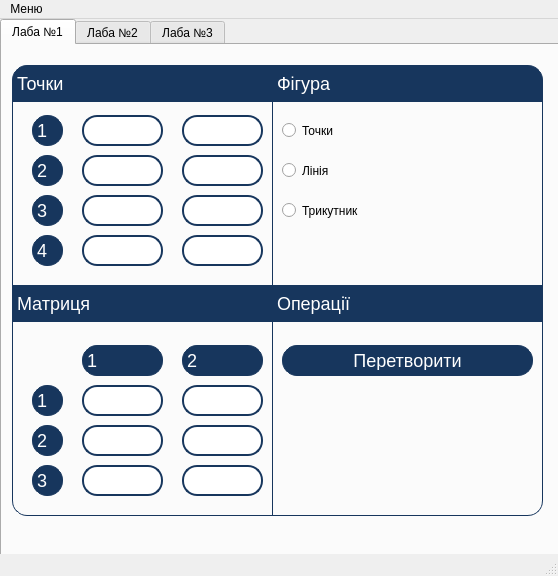
<?xml version="1.0" encoding="UTF-8"?>
<ui version="4.0">
 <class>MainWindow</class>
 <widget class="QMainWindow" name="MainWindow">
  <property name="geometry">
   <rect>
    <x>0</x>
    <y>0</y>
    <width>558</width>
    <height>576</height>
   </rect>
  </property>
  <property name="windowTitle">
   <string>Програма для перетворень</string>
  </property>
  <widget class="QWidget" name="centralwidget">
   <widget class="QTabWidget" name="tabWidget">
    <property name="geometry">
     <rect>
      <x>0</x>
      <y>0</y>
      <width>1111</width>
      <height>671</height>
     </rect>
    </property>
    <property name="styleSheet">
     <string notr="true">font: 16pt &quot;Century Gothic&quot;;</string>
    </property>
    <property name="currentIndex">
     <number>0</number>
    </property>
    <widget class="QWidget" name="tab">
     <attribute name="title">
      <string>Лаба №1</string>
     </attribute>
     <widget class="QLabel" name="label_3">
      <property name="geometry">
       <rect>
        <x>10</x>
        <y>20</y>
        <width>261</width>
        <height>37</height>
       </rect>
      </property>
      <property name="styleSheet">
       <string notr="true">QLabel {
        qproperty-alignment: AlignCenter;
	border: 1px solid #FF17365D;
	border-top-left-radius: 15px;
	border-top-right-radius: 0px;
	background-color: #FF17365D;
	padding: 5px 0px;
	color: rgb(255, 255, 255);
	max-height: 25px;
        font-size: 18px;
}</string>
      </property>
      <property name="text">
       <string>Точки</string>
      </property>
     </widget>
     <widget class="QFrame" name="frame_2">
      <property name="geometry">
       <rect>
        <x>10</x>
        <y>50</y>
        <width>261</width>
        <height>191</height>
       </rect>
      </property>
      <property name="styleSheet">
       <string notr="true">QFrame {
	border: 1px solid #FF17365D;
	border-bottom-left-radius: 0px;
	border-bottom-right-radius: 0px;
}</string>
      </property>
      <property name="frameShape">
       <enum>QFrame::StyledPanel</enum>
      </property>
      <property name="frameShadow">
       <enum>QFrame::Raised</enum>
      </property>
      <widget class="QLineEdit" name="Point_0_0">
       <property name="geometry">
        <rect>
         <x>70</x>
         <y>20</y>
         <width>81</width>
         <height>31</height>
        </rect>
       </property>
       <property name="styleSheet">
        <string notr="true">QLineEdit {
	font: 10pt &quot;MS Shell Dlg 2&quot;;
	qproperty-alignment: AlignCenter;
	border: 2px solid #FF17365D;
	border-top-left-radius: 15px;
	border-top-right-radius: 15px;
	border-bottom-left-radius: 15px;
	border-bottom-right-radius: 15px;
}</string>
       </property>
       <property name="text">
        <string/>
       </property>
      </widget>
      <widget class="QLineEdit" name="Point_0_1">
       <property name="geometry">
        <rect>
         <x>170</x>
         <y>20</y>
         <width>81</width>
         <height>31</height>
        </rect>
       </property>
       <property name="styleSheet">
        <string notr="true">QLineEdit {
	font: 10pt &quot;MS Shell Dlg 2&quot;;
	qproperty-alignment: AlignCenter;
	border: 2px solid #FF17365D;
	border-top-left-radius: 15px;
	border-top-right-radius: 15px;
	border-bottom-left-radius: 15px;
	border-bottom-right-radius: 15px;
}</string>
       </property>
       <property name="text">
        <string/>
       </property>
      </widget>
      <widget class="QLineEdit" name="Point_1_0">
       <property name="geometry">
        <rect>
         <x>70</x>
         <y>60</y>
         <width>81</width>
         <height>31</height>
        </rect>
       </property>
       <property name="styleSheet">
        <string notr="true">QLineEdit {
	font: 10pt &quot;MS Shell Dlg 2&quot;;
	qproperty-alignment: AlignCenter;
	border: 2px solid #FF17365D;
	border-top-left-radius: 15px;
	border-top-right-radius: 15px;
	border-bottom-left-radius: 15px;
	border-bottom-right-radius: 15px;
}</string>
       </property>
       <property name="text">
        <string/>
       </property>
      </widget>
      <widget class="QLineEdit" name="Point_1_1">
       <property name="geometry">
        <rect>
         <x>170</x>
         <y>60</y>
         <width>81</width>
         <height>31</height>
        </rect>
       </property>
       <property name="styleSheet">
        <string notr="true">QLineEdit {
	font: 10pt &quot;MS Shell Dlg 2&quot;;
	qproperty-alignment: AlignCenter;
	border: 2px solid #FF17365D;
	border-top-left-radius: 15px;
	border-top-right-radius: 15px;
	border-bottom-left-radius: 15px;
	border-bottom-right-radius: 15px;
}</string>
       </property>
       <property name="text">
        <string/>
       </property>
      </widget>
      <widget class="QLineEdit" name="Point_2_0">
       <property name="geometry">
        <rect>
         <x>70</x>
         <y>100</y>
         <width>81</width>
         <height>31</height>
        </rect>
       </property>
       <property name="styleSheet">
        <string notr="true">QLineEdit {
	font: 10pt &quot;MS Shell Dlg 2&quot;;
	qproperty-alignment: AlignCenter;
	border: 2px solid #FF17365D;
	border-top-left-radius: 15px;
	border-top-right-radius: 15px;
	border-bottom-left-radius: 15px;
	border-bottom-right-radius: 15px;
}</string>
       </property>
       <property name="text">
        <string/>
       </property>
      </widget>
      <widget class="QLineEdit" name="Point_2_1">
       <property name="geometry">
        <rect>
         <x>170</x>
         <y>100</y>
         <width>81</width>
         <height>31</height>
        </rect>
       </property>
       <property name="styleSheet">
        <string notr="true">QLineEdit {
	font: 10pt &quot;MS Shell Dlg 2&quot;;
	qproperty-alignment: AlignCenter;
	border: 2px solid #FF17365D;
	border-top-left-radius: 15px;
	border-top-right-radius: 15px;
	border-bottom-left-radius: 15px;
	border-bottom-right-radius: 15px;
}</string>
       </property>
       <property name="text">
        <string/>
       </property>
      </widget>
      <widget class="QLineEdit" name="Point_3_0">
       <property name="geometry">
        <rect>
         <x>70</x>
         <y>140</y>
         <width>81</width>
         <height>31</height>
        </rect>
       </property>
       <property name="styleSheet">
        <string notr="true">QLineEdit {
	font: 10pt &quot;MS Shell Dlg 2&quot;;
	qproperty-alignment: AlignCenter;
	border: 2px solid #FF17365D;
	border-top-left-radius: 15px;
	border-top-right-radius: 15px;
	border-bottom-left-radius: 15px;
	border-bottom-right-radius: 15px;
}</string>
       </property>
       <property name="text">
        <string/>
       </property>
      </widget>
      <widget class="QLabel" name="label_4">
       <property name="geometry">
        <rect>
         <x>20</x>
         <y>20</y>
         <width>31</width>
         <height>31</height>
        </rect>
       </property>
       <property name="styleSheet">
        <string notr="true">QLabel {
    qproperty-alignment: AlignCenter;
	border: 1px solid #FF17365D;
	border-top-left-radius: 15px;
	border-top-right-radius: 15px;
	border-bottom-left-radius: 15px;
	border-bottom-right-radius: 15px;
	background-color: #FF17365D;
	padding: 5px 0px;
	color: rgb(255, 255, 255);
	max-height: 25px;
    font-size: 18px;
}</string>
       </property>
       <property name="text">
        <string>1</string>
       </property>
      </widget>
      <widget class="QLabel" name="label_5">
       <property name="geometry">
        <rect>
         <x>20</x>
         <y>60</y>
         <width>31</width>
         <height>31</height>
        </rect>
       </property>
       <property name="styleSheet">
        <string notr="true">QLabel {
    qproperty-alignment: AlignCenter;
	border: 1px solid #FF17365D;
	border-top-left-radius: 15px;
	border-top-right-radius: 15px;
	border-bottom-left-radius: 15px;
	border-bottom-right-radius: 15px;
	background-color: #FF17365D;
	padding: 5px 0px;
	color: rgb(255, 255, 255);
	max-height: 25px;
    font-size: 18px;
}</string>
       </property>
       <property name="text">
        <string>2</string>
       </property>
      </widget>
      <widget class="QLabel" name="label_6">
       <property name="geometry">
        <rect>
         <x>20</x>
         <y>100</y>
         <width>31</width>
         <height>31</height>
        </rect>
       </property>
       <property name="styleSheet">
        <string notr="true">QLabel {
    qproperty-alignment: AlignCenter;
	border: 1px solid #FF17365D;
	border-top-left-radius: 15px;
	border-top-right-radius: 15px;
	border-bottom-left-radius: 15px;
	border-bottom-right-radius: 15px;
	background-color: #FF17365D;
	padding: 5px 0px;
	color: rgb(255, 255, 255);
	max-height: 25px;
    font-size: 18px;
}</string>
       </property>
       <property name="text">
        <string>3</string>
       </property>
      </widget>
      <widget class="QLabel" name="label_7">
       <property name="geometry">
        <rect>
         <x>20</x>
         <y>140</y>
         <width>31</width>
         <height>31</height>
        </rect>
       </property>
       <property name="styleSheet">
        <string notr="true">QLabel {
    qproperty-alignment: AlignCenter;
	border: 1px solid #FF17365D;
	border-top-left-radius: 15px;
	border-top-right-radius: 15px;
	border-bottom-left-radius: 15px;
	border-bottom-right-radius: 15px;
	background-color: #FF17365D;
	padding: 5px 0px;
	color: rgb(255, 255, 255);
	max-height: 25px;
    font-size: 18px;
}</string>
       </property>
       <property name="text">
        <string>4</string>
       </property>
      </widget>
      <widget class="QLineEdit" name="Point_3_1">
       <property name="geometry">
        <rect>
         <x>170</x>
         <y>140</y>
         <width>81</width>
         <height>31</height>
        </rect>
       </property>
       <property name="styleSheet">
        <string notr="true">QLineEdit {
	font: 10pt &quot;MS Shell Dlg 2&quot;;
	qproperty-alignment: AlignCenter;
	border: 2px solid #FF17365D;
	border-top-left-radius: 15px;
	border-top-right-radius: 15px;
	border-bottom-left-radius: 15px;
	border-bottom-right-radius: 15px;
}</string>
       </property>
       <property name="text">
        <string/>
       </property>
      </widget>
     </widget>
     <widget class="QLabel" name="label_8">
      <property name="geometry">
       <rect>
        <x>270</x>
        <y>20</y>
        <width>271</width>
        <height>37</height>
       </rect>
      </property>
      <property name="styleSheet">
       <string notr="true">QLabel {
        qproperty-alignment: AlignCenter;
	border: 1px solid #FF17365D;
	border-top-left-radius: 0px;
	border-top-right-radius: 15px;
	background-color: #FF17365D;
	padding: 5px 0px;
	color: rgb(255, 255, 255);
	max-height: 25px;
        font-size: 18px;
}</string>
      </property>
      <property name="text">
       <string>Фігура</string>
      </property>
     </widget>
     <widget class="QFrame" name="frame_3">
      <property name="geometry">
       <rect>
        <x>270</x>
        <y>50</y>
        <width>271</width>
        <height>191</height>
       </rect>
      </property>
      <property name="styleSheet">
       <string notr="true">QFrame {
	border: 1px solid #FF17365D;
	border-bottom-left-radius: 0px;
	border-bottom-right-radius: 0px;
	border-top-right-radius: 0px;
}</string>
      </property>
      <property name="frameShape">
       <enum>QFrame::StyledPanel</enum>
      </property>
      <property name="frameShadow">
       <enum>QFrame::Raised</enum>
      </property>
      <widget class="QRadioButton" name="radioButton_1">
       <property name="geometry">
        <rect>
         <x>10</x>
         <y>20</y>
         <width>251</width>
         <height>31</height>
        </rect>
       </property>
       <property name="styleSheet">
        <string notr="true">QRadioButton{	
	font: 14pt &quot;MS Shell Dlg 2&quot;;
}</string>
       </property>
       <property name="text">
        <string>Точки</string>
       </property>
      </widget>
      <widget class="QRadioButton" name="radioButton_2">
       <property name="geometry">
        <rect>
         <x>10</x>
         <y>60</y>
         <width>251</width>
         <height>31</height>
        </rect>
       </property>
       <property name="styleSheet">
        <string notr="true">QRadioButton{	
	font: 14pt &quot;MS Shell Dlg 2&quot;;

}</string>
       </property>
       <property name="text">
        <string>Лінія</string>
       </property>
      </widget>
      <widget class="QRadioButton" name="radioButton_3">
       <property name="geometry">
        <rect>
         <x>10</x>
         <y>100</y>
         <width>251</width>
         <height>31</height>
        </rect>
       </property>
       <property name="styleSheet">
        <string notr="true">QRadioButton{	
	font: 14pt &quot;MS Shell Dlg 2&quot;;

}</string>
       </property>
       <property name="text">
        <string>Трикутник</string>
       </property>
      </widget>
     </widget>
     <widget class="QLabel" name="label_9">
      <property name="geometry">
       <rect>
        <x>10</x>
        <y>240</y>
        <width>261</width>
        <height>37</height>
       </rect>
      </property>
      <property name="styleSheet">
       <string notr="true">QLabel {
        qproperty-alignment: AlignCenter;
	border: 1px solid #FF17365D;

	background-color: #FF17365D;
	padding: 5px 0px;
	color: rgb(255, 255, 255);
	max-height: 25px;
        font-size: 18px;
}</string>
      </property>
      <property name="text">
       <string>Матриця</string>
      </property>
     </widget>
     <widget class="QFrame" name="frame_4">
      <property name="geometry">
       <rect>
        <x>10</x>
        <y>270</y>
        <width>261</width>
        <height>201</height>
       </rect>
      </property>
      <property name="styleSheet">
       <string notr="true">QFrame {
	border: 1px solid #FF17365D;
	border-bottom-left-radius: 15px;
	border-bottom-right-radius: 0px;
}</string>
      </property>
      <property name="frameShape">
       <enum>QFrame::StyledPanel</enum>
      </property>
      <property name="frameShadow">
       <enum>QFrame::Raised</enum>
      </property>
      <widget class="QLineEdit" name="Matrix_0_1">
       <property name="geometry">
        <rect>
         <x>70</x>
         <y>70</y>
         <width>81</width>
         <height>31</height>
        </rect>
       </property>
       <property name="styleSheet">
        <string notr="true">QLineEdit {
	font: 10pt &quot;MS Shell Dlg 2&quot;;
	qproperty-alignment: AlignCenter;
	border: 2px solid #FF17365D;
	border-top-left-radius: 15px;
	border-top-right-radius: 15px;
	border-bottom-left-radius: 15px;
	border-bottom-right-radius: 15px;
}</string>
       </property>
       <property name="text">
        <string/>
       </property>
      </widget>
      <widget class="QLabel" name="label_10">
       <property name="geometry">
        <rect>
         <x>20</x>
         <y>150</y>
         <width>31</width>
         <height>31</height>
        </rect>
       </property>
       <property name="styleSheet">
        <string notr="true">QLabel {
    qproperty-alignment: AlignCenter;
	border: 1px solid #FF17365D;
	border-top-left-radius: 15px;
	border-top-right-radius: 15px;
	border-bottom-left-radius: 15px;
	border-bottom-right-radius: 15px;
	background-color: #FF17365D;
	padding: 5px 0px;
	color: rgb(255, 255, 255);
	max-height: 25px;
    font-size: 18px;
}</string>
       </property>
       <property name="text">
        <string>3</string>
       </property>
      </widget>
      <widget class="QLabel" name="label_11">
       <property name="geometry">
        <rect>
         <x>20</x>
         <y>70</y>
         <width>31</width>
         <height>31</height>
        </rect>
       </property>
       <property name="styleSheet">
        <string notr="true">QLabel {
    qproperty-alignment: AlignCenter;
	border: 1px solid #FF17365D;
	border-top-left-radius: 15px;
	border-top-right-radius: 15px;
	border-bottom-left-radius: 15px;
	border-bottom-right-radius: 15px;
	background-color: #FF17365D;
	padding: 5px 0px;
	color: rgb(255, 255, 255);
	max-height: 25px;
    font-size: 18px;
}</string>
       </property>
       <property name="text">
        <string>1</string>
       </property>
      </widget>
      <widget class="QLineEdit" name="Matrix_0_2">
       <property name="geometry">
        <rect>
         <x>170</x>
         <y>70</y>
         <width>81</width>
         <height>31</height>
        </rect>
       </property>
       <property name="styleSheet">
        <string notr="true">QLineEdit {
	font: 10pt &quot;MS Shell Dlg 2&quot;;
	qproperty-alignment: AlignCenter;
	border: 2px solid #FF17365D;
	border-top-left-radius: 15px;
	border-top-right-radius: 15px;
	border-bottom-left-radius: 15px;
	border-bottom-right-radius: 15px;
}</string>
       </property>
       <property name="text">
        <string/>
       </property>
      </widget>
      <widget class="QLineEdit" name="Matrix_1_1">
       <property name="geometry">
        <rect>
         <x>70</x>
         <y>110</y>
         <width>81</width>
         <height>31</height>
        </rect>
       </property>
       <property name="styleSheet">
        <string notr="true">QLineEdit {
	font: 10pt &quot;MS Shell Dlg 2&quot;;
	qproperty-alignment: AlignCenter;
	border: 2px solid #FF17365D;
	border-top-left-radius: 15px;
	border-top-right-radius: 15px;
	border-bottom-left-radius: 15px;
	border-bottom-right-radius: 15px;
}</string>
       </property>
       <property name="text">
        <string/>
       </property>
      </widget>
      <widget class="QLineEdit" name="Matrix_1_2">
       <property name="geometry">
        <rect>
         <x>170</x>
         <y>110</y>
         <width>81</width>
         <height>31</height>
        </rect>
       </property>
       <property name="styleSheet">
        <string notr="true">QLineEdit {
	font: 10pt &quot;MS Shell Dlg 2&quot;;
	qproperty-alignment: AlignCenter;
	border: 2px solid #FF17365D;
	border-top-left-radius: 15px;
	border-top-right-radius: 15px;
	border-bottom-left-radius: 15px;
	border-bottom-right-radius: 15px;
}</string>
       </property>
       <property name="text">
        <string/>
       </property>
      </widget>
      <widget class="QLabel" name="label_12">
       <property name="geometry">
        <rect>
         <x>20</x>
         <y>110</y>
         <width>31</width>
         <height>31</height>
        </rect>
       </property>
       <property name="styleSheet">
        <string notr="true">QLabel {
    qproperty-alignment: AlignCenter;
	border: 1px solid #FF17365D;
	border-top-left-radius: 15px;
	border-top-right-radius: 15px;
	border-bottom-left-radius: 15px;
	border-bottom-right-radius: 15px;
	background-color: #FF17365D;
	padding: 5px 0px;
	color: rgb(255, 255, 255);
	max-height: 25px;
    font-size: 18px;
}</string>
       </property>
       <property name="text">
        <string>2</string>
       </property>
      </widget>
      <widget class="QLabel" name="label_13">
       <property name="geometry">
        <rect>
         <x>70</x>
         <y>30</y>
         <width>81</width>
         <height>31</height>
        </rect>
       </property>
       <property name="styleSheet">
        <string notr="true">QLabel {
    qproperty-alignment: AlignCenter;
	border: 1px solid #FF17365D;
	border-top-left-radius: 15px;
	border-top-right-radius: 15px;
	border-bottom-left-radius: 15px;
	border-bottom-right-radius: 15px;
	background-color: #FF17365D;
	padding: 5px 0px;
	color: rgb(255, 255, 255);
	max-height: 25px;
    font-size: 18px;
}</string>
       </property>
       <property name="text">
        <string>1</string>
       </property>
      </widget>
      <widget class="QLabel" name="label_14">
       <property name="geometry">
        <rect>
         <x>170</x>
         <y>30</y>
         <width>81</width>
         <height>31</height>
        </rect>
       </property>
       <property name="styleSheet">
        <string notr="true">QLabel {
    qproperty-alignment: AlignCenter;
	border: 1px solid #FF17365D;
	border-top-left-radius: 15px;
	border-top-right-radius: 15px;
	border-bottom-left-radius: 15px;
	border-bottom-right-radius: 15px;
	background-color: #FF17365D;
	padding: 5px 0px;
	color: rgb(255, 255, 255);
	max-height: 25px;
    font-size: 18px;
}</string>
       </property>
       <property name="text">
        <string>2</string>
       </property>
      </widget>
      <widget class="QLineEdit" name="Matrix_2_0">
       <property name="geometry">
        <rect>
         <x>70</x>
         <y>150</y>
         <width>81</width>
         <height>31</height>
        </rect>
       </property>
       <property name="styleSheet">
        <string notr="true">QLineEdit {
	font: 10pt &quot;MS Shell Dlg 2&quot;;
	qproperty-alignment: AlignCenter;
	border: 2px solid #FF17365D;
	border-top-left-radius: 15px;
	border-top-right-radius: 15px;
	border-bottom-left-radius: 15px;
	border-bottom-right-radius: 15px;
}</string>
       </property>
       <property name="text">
        <string/>
       </property>
      </widget>
      <widget class="QLineEdit" name="Matrix_2_1">
       <property name="geometry">
        <rect>
         <x>170</x>
         <y>150</y>
         <width>81</width>
         <height>31</height>
        </rect>
       </property>
       <property name="styleSheet">
        <string notr="true">QLineEdit {
	font: 10pt &quot;MS Shell Dlg 2&quot;;
	qproperty-alignment: AlignCenter;
	border: 2px solid #FF17365D;
	border-top-left-radius: 15px;
	border-top-right-radius: 15px;
	border-bottom-left-radius: 15px;
	border-bottom-right-radius: 15px;
}</string>
       </property>
       <property name="text">
        <string/>
       </property>
      </widget>
     </widget>
     <widget class="QLabel" name="label_15">
      <property name="geometry">
       <rect>
        <x>270</x>
        <y>240</y>
        <width>271</width>
        <height>37</height>
       </rect>
      </property>
      <property name="styleSheet">
       <string notr="true">QLabel {
        qproperty-alignment: AlignCenter;
	border: 1px solid #FF17365D;
	border-top-left-radius: 0px;
	border-top-right-radius: 0px;
	background-color: #FF17365D;
	padding: 5px 0px;
	color: rgb(255, 255, 255);
	max-height: 25px;
        font-size: 18px;
}</string>
      </property>
      <property name="text">
       <string>Операції</string>
      </property>
     </widget>
     <widget class="QFrame" name="frame_5">
      <property name="geometry">
       <rect>
        <x>270</x>
        <y>270</y>
        <width>271</width>
        <height>201</height>
       </rect>
      </property>
      <property name="styleSheet">
       <string notr="true">QFrame {
	border: 1px solid #FF17365D;
	border-bottom-left-radius: 0px;
	border-bottom-right-radius: 15px;
	border-top-right-radius: 0px;
}</string>
      </property>
      <property name="frameShape">
       <enum>QFrame::StyledPanel</enum>
      </property>
      <property name="frameShadow">
       <enum>QFrame::Raised</enum>
      </property>
      <widget class="QPushButton" name="convert">
       <property name="geometry">
        <rect>
         <x>10</x>
         <y>30</y>
         <width>251</width>
         <height>31</height>
        </rect>
       </property>
       <property name="styleSheet">
        <string notr="true">QPushButton {
    qproperty-alignment: AlignCenter;
	border: 1px solid #FF17365D;
	border-top-left-radius: 15px;
	border-top-right-radius: 15px;
	border-bottom-left-radius: 15px;
	border-bottom-right-radius: 15px;
	background-color: #FF17365D;
	padding: 5px 0px;
	color: rgb(255, 255, 255);
	max-height: 25px;
    font-size: 18px;
}</string>
       </property>
       <property name="text">
        <string>Перетворити</string>
       </property>
      </widget>
     </widget>
     <zorder>frame_5</zorder>
     <zorder>frame_3</zorder>
     <zorder>label_3</zorder>
     <zorder>frame_2</zorder>
     <zorder>label_8</zorder>
     <zorder>label_9</zorder>
     <zorder>frame_4</zorder>
     <zorder>label_15</zorder>
    </widget>
    <widget class="QWidget" name="tab_3">
     <attribute name="title">
      <string>Лаба №2</string>
     </attribute>
    </widget>
    <widget class="QWidget" name="tab_2">
     <attribute name="title">
      <string>Лаба №3</string>
     </attribute>
    </widget>
   </widget>
  </widget>
  <widget class="QMenuBar" name="menubar">
   <property name="geometry">
    <rect>
     <x>0</x>
     <y>0</y>
     <width>558</width>
     <height>26</height>
    </rect>
   </property>
   <widget class="QMenu" name="menu">
    <property name="title">
     <string>Меню</string>
    </property>
    <addaction name="action"/>
   </widget>
   <addaction name="menu"/>
  </widget>
  <widget class="QStatusBar" name="statusbar"/>
  <action name="action">
   <property name="text">
    <string>Про програму</string>
   </property>
  </action>
 </widget>
 <resources/>
 <connections/>
</ui>
